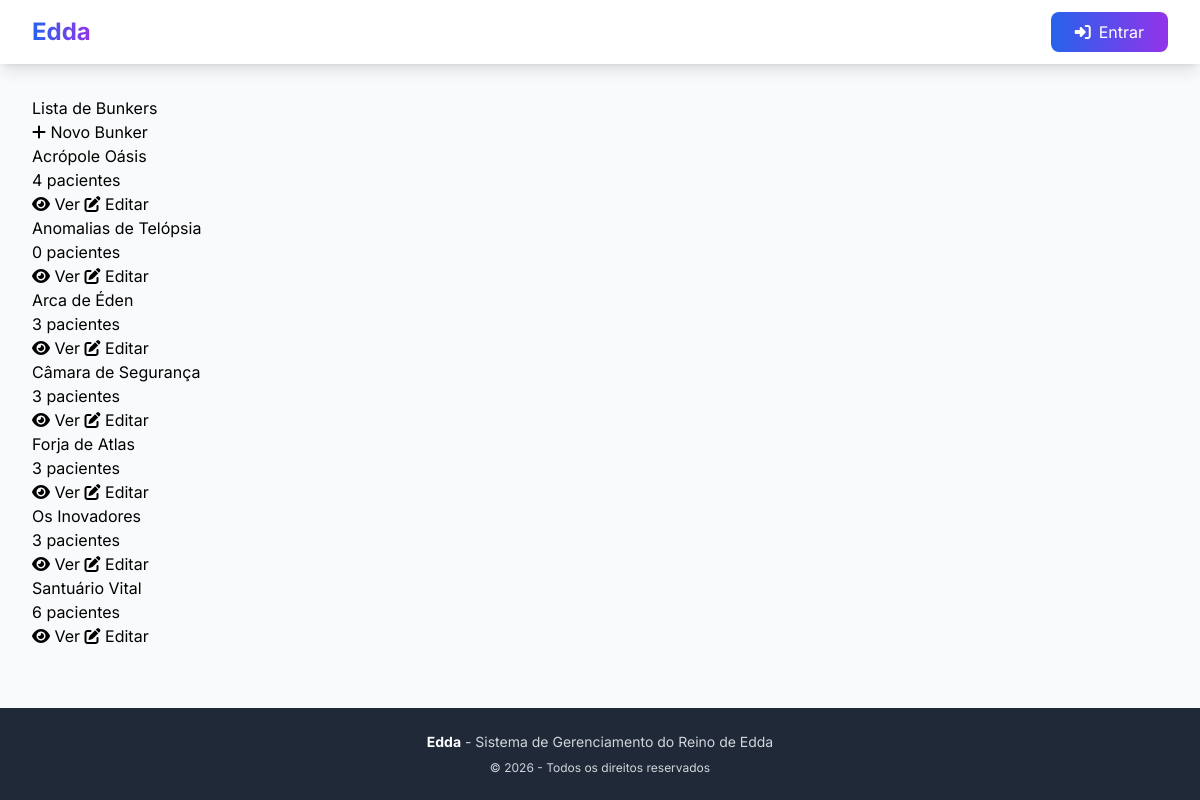
Page /cidades/ on the earlier database version.
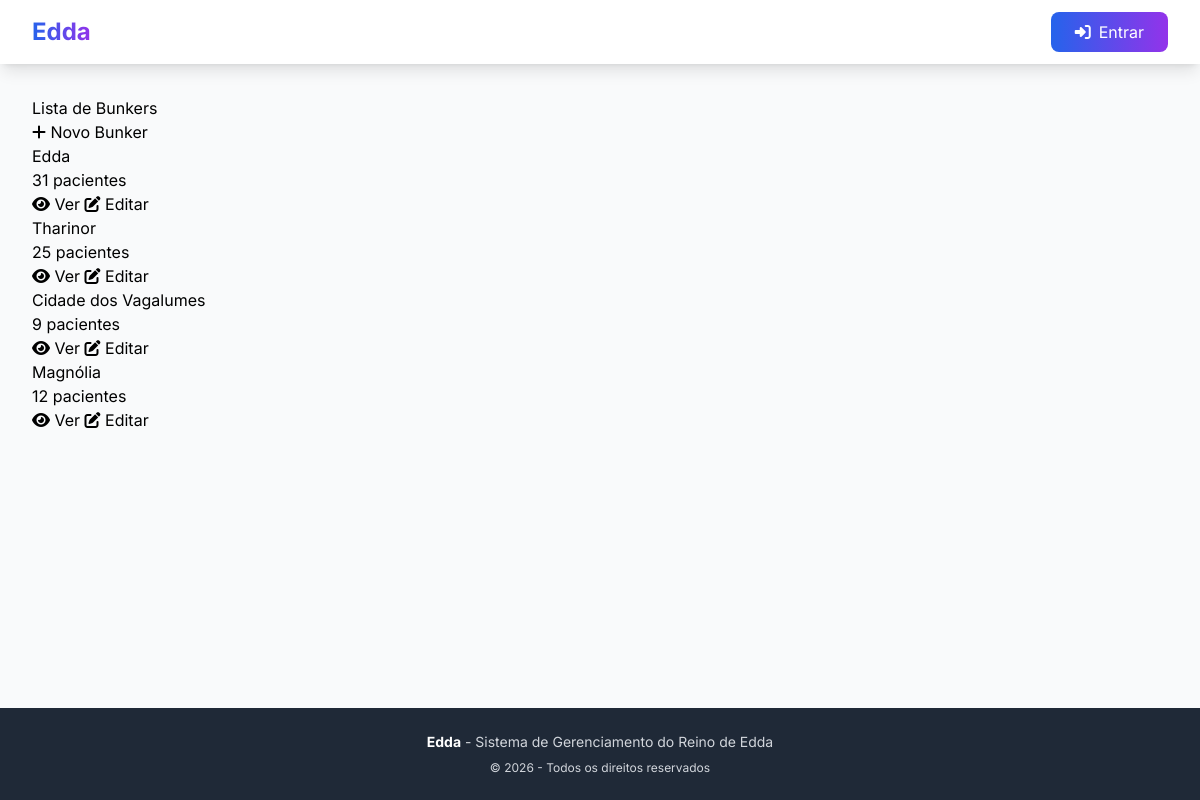
Same page on the later database version.
### core/models.py (models this page shows, shortened)
class Cidade(models.Model):
    nome = models.CharField(max_length=100)
    funcao = models.CharField(max_length=100, default=None)

### core/views.py (the view)
# urls.py: path('cidades/', BunkertListView.as_view(), name='bunker-list'),
class BunkertListView(ListView):
    model = Cidade
    template_name = 'core/bunker_list.html'
    context_object_name = 'bunkers'

### core/context_processors.py (called while the page is built)
def medico_context(request):
    is_medico = request.user.is_authenticated and request.user.tipo == 'MED'
    is_admin = request.user.is_authenticated and request.user.tipo == 'ADM'
    return {
        'is_medico': is_medico,
        'is_admin': is_admin,
        'is_medico_or_admin': is_medico or is_admin
    }

### core/templates/core/bunker_list.html (shortened to what this page needs)
{% extends 'core/base.html' %}
{% block content %}
<section class="section">
    <div class="container">
        <div class="level">
            <div class="level-left">
                <h1 class="title">Lista de Bunkers</h1>
            </div>
            <div class="level-right">
                <a href="{% url 'bunker-create' %}" class="button is-primary">
                    <span class="icon">
                        <i class="fas fa-plus"></i>
                    </span>
                    <span>Novo Bunker</span>
                </a>
            </div>
        </div>
        <div class="columns is-multiline">
            {% for bunker in bunkers %}
            <div class="column is-one-third">
                <div class="card">
                    <div class="card-content">
                        <div class="media">
                            <div class="media-content">
                                <p class="title is-4">{{ bunker.nome }}</p>
                                <p class="subtitle is-6">{{ bunker.pacientes.count }} pacientes</p>
                            </div>
                        </div>
                        <div class="content">
                            <div class="buttons">
                                <a href="#" class="button is-small is-info">
                                    <span class="icon">
                                        <i class="fas fa-eye"></i>
                                    </span>
                                    <span>Ver</span>
                                </a>
                                <a href="#" class="button is-small is-warning">
                                    <span class="icon">
                                        <i class="fas fa-edit"></i>
                                    </span>
                                    <span>Editar</span>
                                </a>
                            </div>
                        </div>
                    </div>
                </div>
            </div>
            {% empty %}
            <div class="column">
                <div class="notification is-warning">
                    Nenhum bunker cadastrado ainda.
                </div>
            </div>
            {% endfor %}
        </div>
    </div>
</section>
{% endblock %}

### core/templates/core/base.html (shortened to what this page needs)
<!DOCTYPE html>
<html lang="pt-br" class="h-full">
<head>
    <script src="https://cdn.tailwindcss.com"></script>
    <link rel="stylesheet" href="https://cdnjs.cloudflare.com/ajax/libs/font-awesome/6.4.0/css/all.min.css">
</head>
<body class="bg-gray-50 flex flex-col min-h-screen">
    <nav class="bg-white shadow-lg">
        <div class="max-w-7xl mx-auto px-4 sm:px-6 lg:px-8">
            <div class="flex justify-between h-16">
                <div class="flex items-center">
                    <a href="{% url 'home' %}" class="flex items-center">
                        <span class="text-2xl font-bold bg-gradient-to-r from-blue-600 to-purple-600 bg-clip-text text-transparent">Edda</span>
                    </a>
                </div>
                {% if user.is_authenticated %}
                <div class="hidden md:flex items-center space-x-1">
                    {% if is_medico_or_admin %}
                    <a href="{% url 'paciente-list' %}" class="px-4 py-2 rounded-lg text-gray-700 hover:bg-blue-50 hover:text-blue-600 transition flex items-center gap-2">
                        <i class="fas fa-user-injured"></i>
                        <span>Pacientes</span>
                    </a>
                    {% endif %}
                    <a href="{% url 'doenca-list' %}" class="px-4 py-2 rounded-lg text-gray-700 hover:bg-blue-50 hover:text-blue-600 transition flex items-center gap-2">
                        <i class="fas fa-disease"></i>
                        <span>Doenças</span>
                    </a>
                    <a href="{% url 'raca-list' %}" class="px-4 py-2 rounded-lg text-gray-700 hover:bg-blue-50 hover:text-blue-600 transition flex items-center gap-2">
                        <i class="fas fa-users mr-2"></i>
                        <span>Raças</span>
                    </a>
                    <a href="{% url 'besta-list' %}" class="px-4 py-2 rounded-lg text-gray-700 hover:bg-blue-50 hover:text-blue-600 transition flex items-center gap-2">
                        <i class="fas fa-paw"></i>
                        <span>Bestiário</span>
                    </a>
                    <div class="relative">
                        <button onclick="toggleDropdown('farmacia-dropdown')" class="px-4 py-2 rounded-lg text-gray-700 hover:bg-purple-50 hover:text-purple-600 transition flex items-center gap-2">
                            <i class="fas fa-flask"></i>
                            <span>Farmácia</span>
                            <i class="fas fa-chevron-down text-xs"></i>
                        </button>
                        <div id="farmacia-dropdown" class="absolute hidden bg-white shadow-lg rounded-lg mt-1 w-48 z-50 border border-gray-200">
                            <a href="{% url 'ingrediente-list' %}" class="block px-4 py-2 text-gray-700 hover:bg-purple-50 rounded-t-lg transition">
                                <i class="fas fa-leaf mr-2"></i>Ingredientes
                            </a>
                            <a href="{% url 'remedio-list' %}" class="block px-4 py-2 text-gray-700 hover:bg-purple-50 rounded-b-lg transition">
                                <i class="fas fa-pills mr-2"></i>Remédios
                            </a>
                        </div>
                    </div>
                    <a href="{% url 'relatorio-list' %}" class="px-4 py-2 rounded-lg text-gray-700 hover:bg-blue-50 hover:text-blue-600 transition flex items-center gap-2">
                        <i class="fas fa-file-alt"></i>
                        <span>Expedições</span>
                    </a>
                </div>
                <div class="flex items-center gap-4">
                    <div class="relative">
                        <button onclick="toggleDropdown('user-dropdown')" class="flex items-center gap-2 px-4 py-2 rounded-lg hover:bg-gray-100 transition">
                            <div class="w-8 h-8 bg-gradient-to-r from-blue-500 to-purple-500 rounded-full flex items-center justify-center text-white font-semibold">
                                {{ user.nickname|first|upper }}
                            </div>
                            <span class="hidden md:block font-medium text-gray-700">{{ user.nickname }}</span>
                            <i class="fas fa-chevron-down text-xs text-gray-500"></i>
                        </button>
                        <div id="user-dropdown" class="absolute right-0 hidden bg-white shadow-lg rounded-lg mt-1 w-48 z-50 border border-gray-200">
                            <div class="px-4 py-2 border-b">
                                <p class="text-sm text-gray-500">Conectado como</p>
                                <p class="font-medium text-gray-900">{{ user.nickname }}</p>
                            </div>
                            <a href="{% url 'anotacao-list' %}" class="block px-4 py-2 text-gray-700 hover:bg-blue-50 hover:text-blue-600 transition">
                                <i class="fas fa-book mr-2"></i>
                                <span>Anotações</span>
                            </a>
                            <form action="{% url 'logout' %}" method="post">
                                {% csrf_token %}
                                <button type="submit" class="w-full text-left px-4 py-2 text-red-600 hover:bg-red-50 rounded-b-lg transition">
                                    <i class="fas fa-sign-out-alt mr-2"></i>
                                    <span>Sair</span>
                                </button>
                            </form>
                        </div>
                    </div>
                </div>
                {% else %}
                <div class="flex items-center">
                    <a href="{% url 'login' %}" class="px-6 py-2 bg-gradient-to-r from-blue-600 to-purple-600 text-white rounded-lg hover:shadow-lg transition flex items-center gap-2">
                        <i class="fas fa-sign-in-alt"></i>
                        <span>Entrar</span>
                    </a>
                </div>
                {% endif %}
            </div>
        </div>
    </nav>
    <main class="flex-grow">
        <div class="max-w-7xl mx-auto px-4 sm:px-6 lg:px-8 py-8">
            {% block content %}{% endblock %}
        </div>
    </main>
    <footer class="bg-gray-800 text-gray-300 mt-auto">
        <div class="max-w-7xl mx-auto px-4 sm:px-6 lg:px-8 py-6">
            <div class="text-center">
                <p class="text-sm">
                    <strong class="text-white">Edda</strong> - Sistema de Gerenciamento do Reino de Edda
                </p>
                <p class="text-xs mt-2">© {% now "Y" %} - Todos os direitos reservados</p>
            </div>
        </div>
    </footer>
</body>
</html>

### core/templates/core/base.html (style rules this page uses)
body { font-family: 'Inter', sans-serif; }

Differences in the rows shown:
removed Cidade: nome "Acrópole Oásis", pacientes.count "4"
removed Cidade: nome "Anomalias de Telópsia", pacientes.count "0"
removed Cidade: nome "Arca de Éden", pacientes.count "3"
removed Cidade: nome "Câmara de Segurança", pacientes.count "3"
removed Cidade: nome "Forja de Atlas", pacientes.count "3"
removed Cidade: nome "Os Inovadores", pacientes.count "3"
removed Cidade: nome "Santuário Vital", pacientes.count "6"
added Cidade: nome "Edda", pacientes.count "31"
added Cidade: nome "Tharinor", pacientes.count "25"
added Cidade: nome "Cidade dos Vagalumes", pacientes.count "9"
added Cidade: nome "Magnólia", pacientes.count "12"
